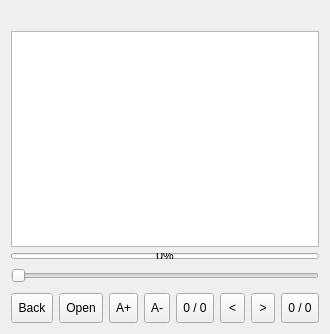
<?xml version="1.0" encoding="UTF-8"?>
<ui version="4.0">
 <class>dlgReader</class>
 <widget class="QDialog" name="dlgReader">
  <property name="geometry">
   <rect>
    <x>0</x>
    <y>0</y>
    <width>330</width>
    <height>334</height>
   </rect>
  </property>
  <property name="windowTitle">
   <string>Dialog</string>
  </property>
  <layout class="QGridLayout" name="gridLayout">
   <item row="0" column="0">
    <widget class="QLabel" name="lblTitle">
     <property name="text">
      <string/>
     </property>
    </widget>
   </item>
   <item row="1" column="0">
    <widget class="QTextBrowser" name="textBrowser"/>
   </item>
   <item row="2" column="0">
    <widget class="QProgressBar" name="progressBar">
     <property name="maximumSize">
      <size>
       <width>16777215</width>
       <height>6</height>
      </size>
     </property>
     <property name="maximum">
      <number>100</number>
     </property>
     <property name="value">
      <number>0</number>
     </property>
    </widget>
   </item>
   <item row="3" column="0">
    <widget class="QFrame" name="frame">
     <property name="frameShape">
      <enum>QFrame::NoFrame</enum>
     </property>
     <property name="frameShadow">
      <enum>QFrame::Raised</enum>
     </property>
     <layout class="QVBoxLayout" name="verticalLayout">
      <property name="leftMargin">
       <number>0</number>
      </property>
      <property name="topMargin">
       <number>0</number>
      </property>
      <property name="rightMargin">
       <number>0</number>
      </property>
      <property name="bottomMargin">
       <number>0</number>
      </property>
      <item>
       <widget class="QSlider" name="hSlider">
        <property name="minimumSize">
         <size>
          <width>0</width>
          <height>22</height>
         </size>
        </property>
        <property name="styleSheet">
         <string notr="true">/*QSlider::groove:horizontal
 {
 	background-color: rgba(50, 54, 63);
	height: 25px;
 	border-radius: 5px;
	left: 6px; right: 6px;
}*/

/*QSlider::groove:horizontal
 {
 	
	height: 25px;
 	
	
}

QSlider::handle:horizontal 
{

width:30;

margin: -3px -4px -3px -4px;
}
QSlider::handle:horizontal:hover
{

width:24;

margin: -3px -4px -3px -4px;
}
 
 
/*QSlider::handle:horizontal 
{
border-image:url(&quot;:/src/sel.png&quot;);
width:24;

margin: -3px -4px -3px -4px;
}
QSlider::handle:horizontal:hover
{
border-image:url(&quot;:/src/sel.png&quot;);
width:24;

margin: -3px -4px -3px -4px;
}*/
 

/*QSlider::sub-page:horizontal{
background:  rgba(71, 140, 182);
}*/

</string>
        </property>
        <property name="orientation">
         <enum>Qt::Horizontal</enum>
        </property>
       </widget>
      </item>
     </layout>
    </widget>
   </item>
   <item row="4" column="0">
    <layout class="QHBoxLayout" name="horizontalLayout">
     <item>
      <widget class="QToolButton" name="btnBack">
       <property name="sizePolicy">
        <sizepolicy hsizetype="Preferred" vsizetype="Fixed">
         <horstretch>0</horstretch>
         <verstretch>0</verstretch>
        </sizepolicy>
       </property>
       <property name="minimumSize">
        <size>
         <width>0</width>
         <height>30</height>
        </size>
       </property>
       <property name="text">
        <string>Back</string>
       </property>
       <property name="icon">
        <iconset resource="src.qrc">
         <normaloff>:/src/back.png</normaloff>:/src/back.png</iconset>
       </property>
       <property name="iconSize">
        <size>
         <width>25</width>
         <height>25</height>
        </size>
       </property>
      </widget>
     </item>
     <item>
      <widget class="QToolButton" name="btnOpen">
       <property name="sizePolicy">
        <sizepolicy hsizetype="Preferred" vsizetype="Fixed">
         <horstretch>0</horstretch>
         <verstretch>0</verstretch>
        </sizepolicy>
       </property>
       <property name="minimumSize">
        <size>
         <width>0</width>
         <height>30</height>
        </size>
       </property>
       <property name="text">
        <string>Open</string>
       </property>
       <property name="icon">
        <iconset resource="src.qrc">
         <normaloff>:/src/open.png</normaloff>:/src/open.png</iconset>
       </property>
       <property name="iconSize">
        <size>
         <width>25</width>
         <height>25</height>
        </size>
       </property>
      </widget>
     </item>
     <item>
      <widget class="QToolButton" name="btnFontPlus">
       <property name="sizePolicy">
        <sizepolicy hsizetype="Preferred" vsizetype="Fixed">
         <horstretch>0</horstretch>
         <verstretch>0</verstretch>
        </sizepolicy>
       </property>
       <property name="minimumSize">
        <size>
         <width>0</width>
         <height>30</height>
        </size>
       </property>
       <property name="text">
        <string>A+</string>
       </property>
       <property name="icon">
        <iconset resource="src.qrc">
         <normaloff>:/src/a1.png</normaloff>:/src/a1.png</iconset>
       </property>
       <property name="iconSize">
        <size>
         <width>25</width>
         <height>25</height>
        </size>
       </property>
      </widget>
     </item>
     <item>
      <widget class="QToolButton" name="btnFontLess">
       <property name="sizePolicy">
        <sizepolicy hsizetype="Preferred" vsizetype="Fixed">
         <horstretch>0</horstretch>
         <verstretch>0</verstretch>
        </sizepolicy>
       </property>
       <property name="minimumSize">
        <size>
         <width>0</width>
         <height>30</height>
        </size>
       </property>
       <property name="text">
        <string>A-</string>
       </property>
       <property name="icon">
        <iconset resource="src.qrc">
         <normaloff>:/src/a2.png</normaloff>:/src/a2.png</iconset>
       </property>
       <property name="iconSize">
        <size>
         <width>25</width>
         <height>25</height>
        </size>
       </property>
      </widget>
     </item>
     <item>
      <widget class="QToolButton" name="btnPage">
       <property name="sizePolicy">
        <sizepolicy hsizetype="Preferred" vsizetype="Fixed">
         <horstretch>0</horstretch>
         <verstretch>0</verstretch>
        </sizepolicy>
       </property>
       <property name="minimumSize">
        <size>
         <width>0</width>
         <height>30</height>
        </size>
       </property>
       <property name="text">
        <string>0 / 0</string>
       </property>
       <property name="icon">
        <iconset resource="src.qrc">
         <normaloff>:/src/page.png</normaloff>:/src/page.png</iconset>
       </property>
       <property name="iconSize">
        <size>
         <width>16</width>
         <height>16</height>
        </size>
       </property>
       <property name="toolButtonStyle">
        <enum>Qt::ToolButtonTextUnderIcon</enum>
       </property>
      </widget>
     </item>
     <item>
      <widget class="QToolButton" name="btnPageUp">
       <property name="sizePolicy">
        <sizepolicy hsizetype="Preferred" vsizetype="Fixed">
         <horstretch>0</horstretch>
         <verstretch>0</verstretch>
        </sizepolicy>
       </property>
       <property name="minimumSize">
        <size>
         <width>0</width>
         <height>30</height>
        </size>
       </property>
       <property name="text">
        <string>&lt;</string>
       </property>
       <property name="icon">
        <iconset resource="src.qrc">
         <normaloff>:/src/up.png</normaloff>:/src/up.png</iconset>
       </property>
       <property name="iconSize">
        <size>
         <width>25</width>
         <height>25</height>
        </size>
       </property>
      </widget>
     </item>
     <item>
      <widget class="QToolButton" name="btnPageNext">
       <property name="sizePolicy">
        <sizepolicy hsizetype="Preferred" vsizetype="Fixed">
         <horstretch>0</horstretch>
         <verstretch>0</verstretch>
        </sizepolicy>
       </property>
       <property name="minimumSize">
        <size>
         <width>0</width>
         <height>30</height>
        </size>
       </property>
       <property name="text">
        <string>&gt;</string>
       </property>
       <property name="icon">
        <iconset resource="src.qrc">
         <normaloff>:/src/down.png</normaloff>:/src/down.png</iconset>
       </property>
       <property name="iconSize">
        <size>
         <width>25</width>
         <height>25</height>
        </size>
       </property>
      </widget>
     </item>
     <item>
      <widget class="QToolButton" name="btnLines">
       <property name="sizePolicy">
        <sizepolicy hsizetype="Preferred" vsizetype="Fixed">
         <horstretch>0</horstretch>
         <verstretch>0</verstretch>
        </sizepolicy>
       </property>
       <property name="minimumSize">
        <size>
         <width>0</width>
         <height>30</height>
        </size>
       </property>
       <property name="text">
        <string>0 / 0</string>
       </property>
       <property name="icon">
        <iconset resource="src.qrc">
         <normaloff>:/src/lines.png</normaloff>:/src/lines.png</iconset>
       </property>
       <property name="iconSize">
        <size>
         <width>25</width>
         <height>16</height>
        </size>
       </property>
       <property name="toolButtonStyle">
        <enum>Qt::ToolButtonTextUnderIcon</enum>
       </property>
      </widget>
     </item>
    </layout>
   </item>
  </layout>
 </widget>
 <resources>
  <include location="src.qrc"/>
 </resources>
 <connections/>
</ui>
